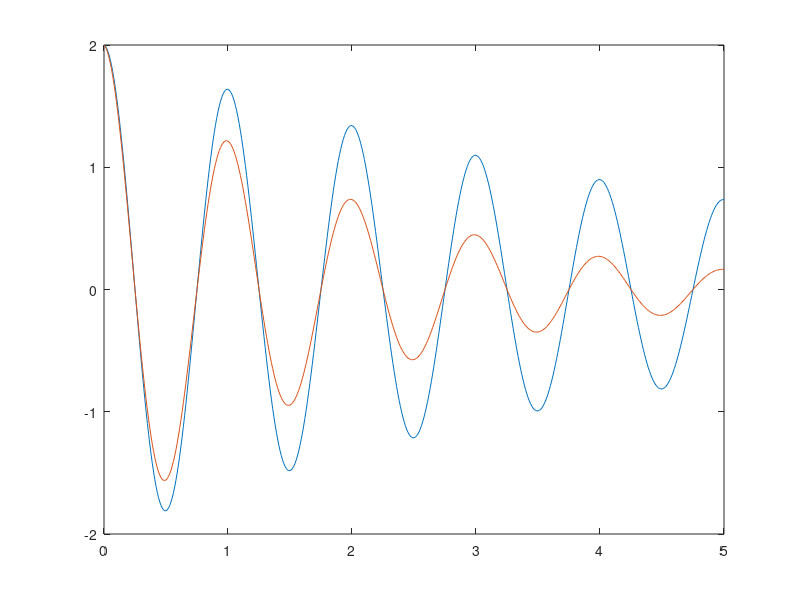

This chart was generated by the following MATLAB code:
clc
clear



% Define the signals
t = 0:0.01:5;      % Time vector
x1 = 2*exp(-0.2*t).*sin(2*pi*t+pi/2);  % First signal
x2 = 2*exp(-0.5*t).*sin(2*pi*t+pi/2);  % Second signal
plot(t,[x1;x2])

R = corrcoef(x1,x2);
r = abs(R(1,2))
% r^2
